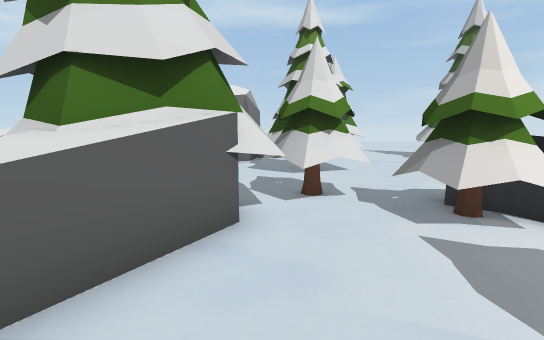
[1] (above)

24 first-person views from a walk through a 3-D level made in the Unity game engine. The camera is 1.3 m above the floor, tilts 8° down and sees 90° across. The floor is counted in squares, 1 m on a side. Each view is taken from the middle of a square. On the plan, view 1 faces up. The plan holds only what a view shows up to about 13 squares ahead; the rest is blank. The place goes on beyond the plan. The player character is not drawn.

[2]
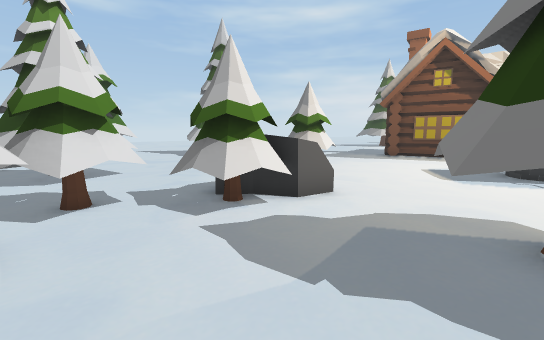

[3]
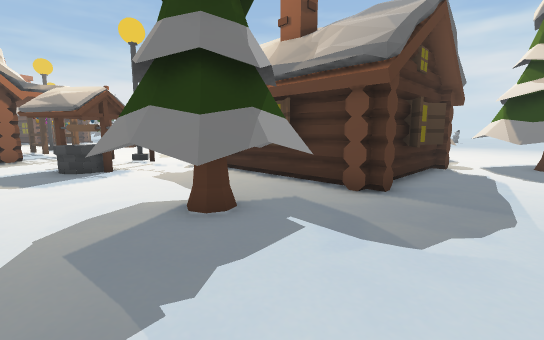

[4]
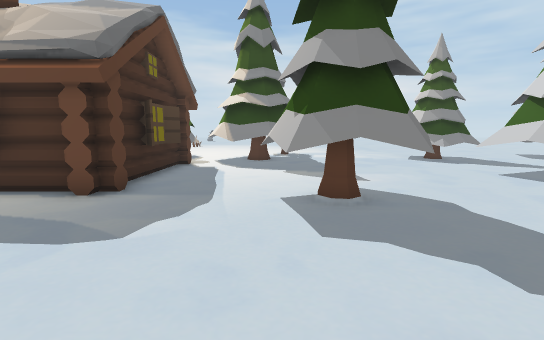

[5]
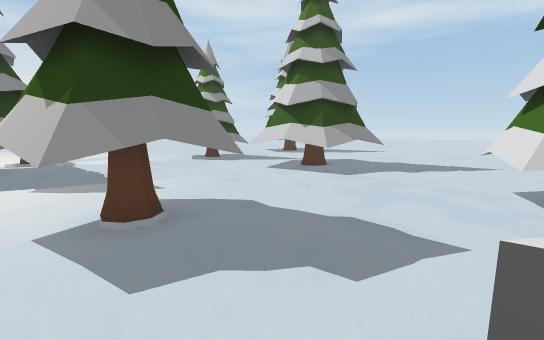

[6]
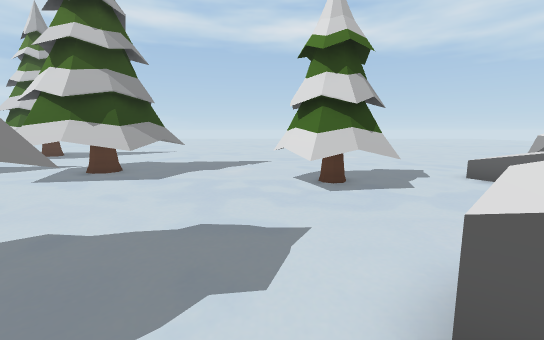

[7]
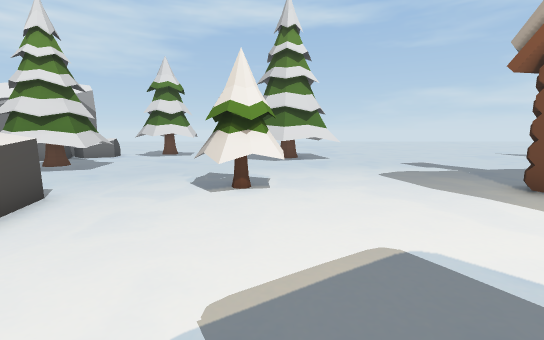

[8]
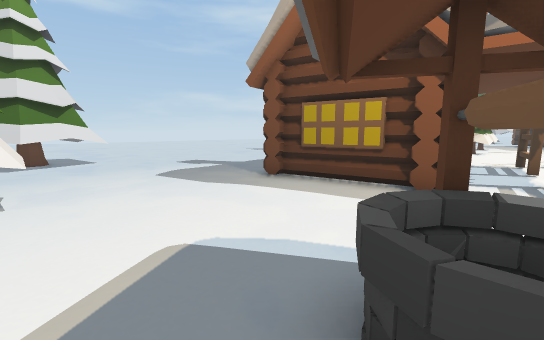

[9]
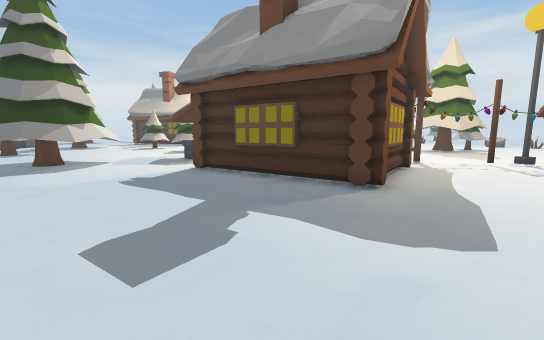

[10]
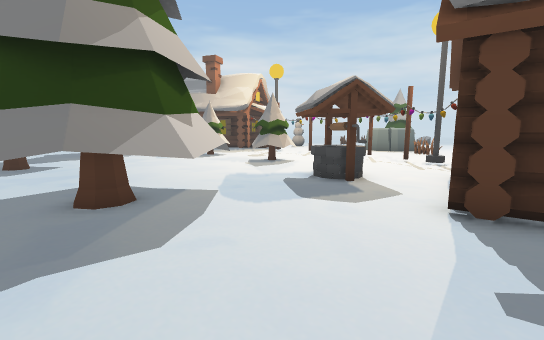

[11]
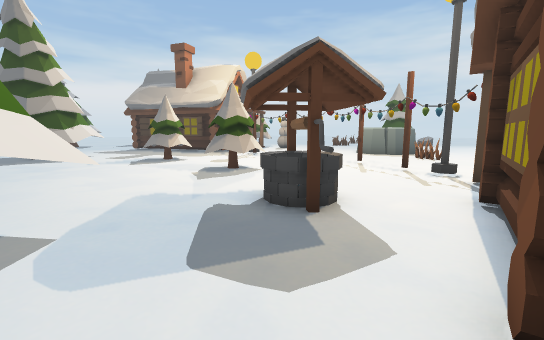

[12]
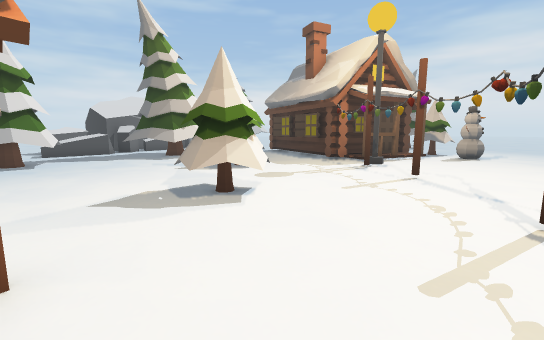

[13]
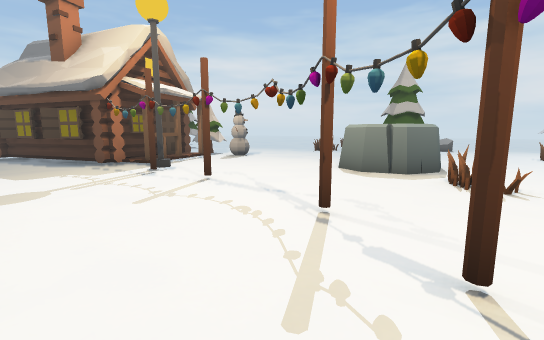

[14]
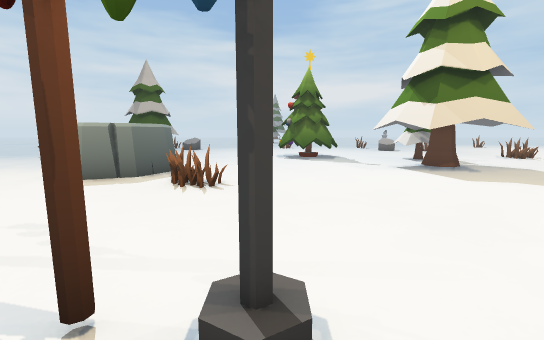

[15]
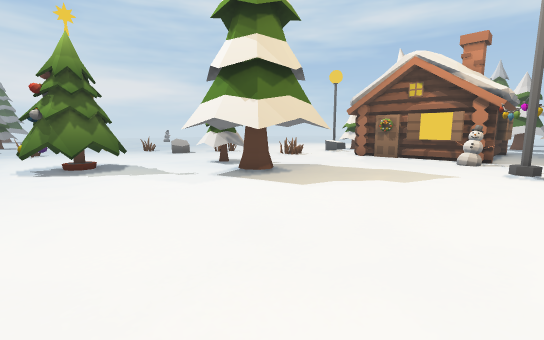

[16]
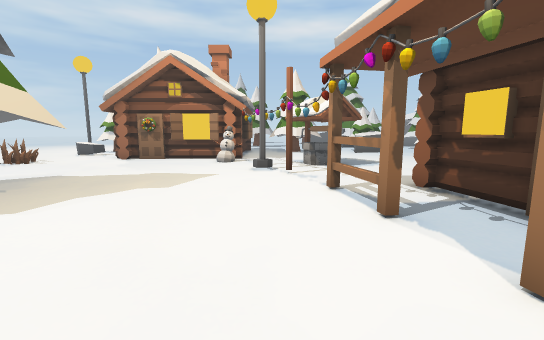

[17]
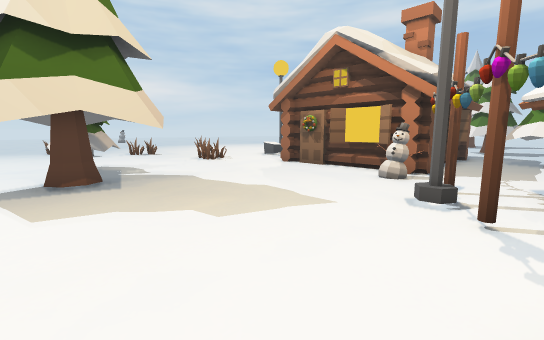

[18]
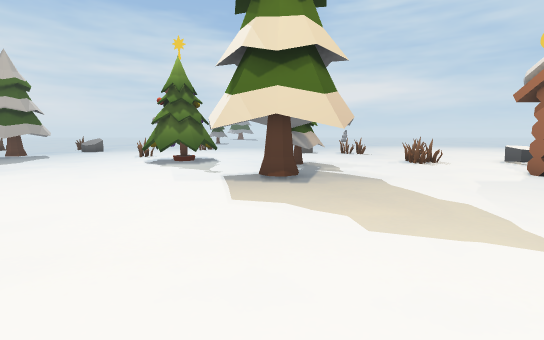

[19]
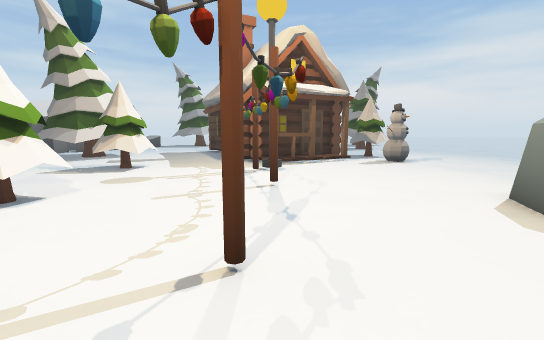

[20]
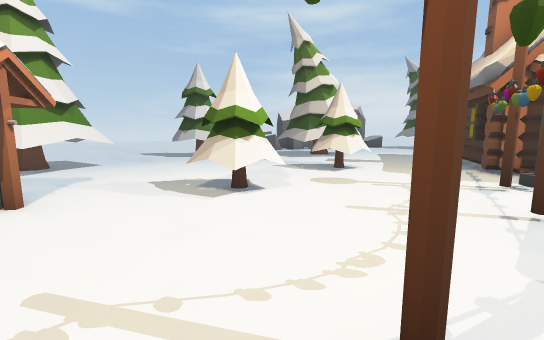

[21]
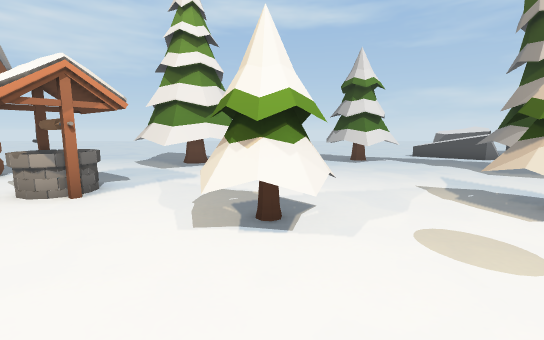

[22]
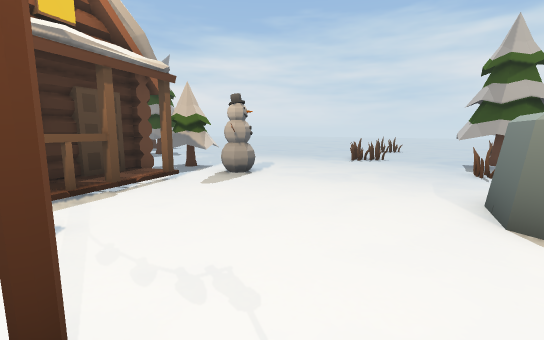

[23]
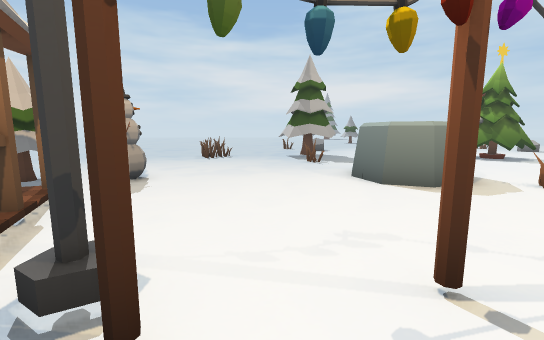

[24]
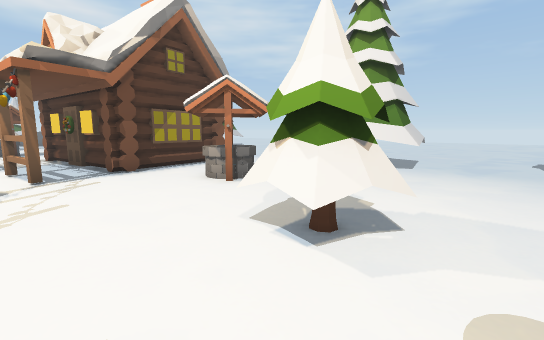

### Floor plan
Key: @ floor where view 1 was taken; # wall or solid block; x gap in a wall; . floor; / step, stairs or slope; = window, fence, low wall or low ledge; ^ raised ledge; T tree; H house; S streetlight; O other object.
Columns run from 9 left of view 1 to 37 right of it. Each row starts with its distance up from view 1.
 12         #.........TTT............TTTT ...TTT...
 11            TT....................TTTTT...TTT...
 10          TTTT...................TTTTTT....T....
  9 ^        TTTT....................TTTT.........T
  8 ^         TT......................TT.........TT
  7 =^         ......TT........HHHH..............TT
  6 ^^^     TTTT....TTT.....H#### H..#............T
  5 ...  T  TTTTTT...T......##    #..==...........
  4 .... TT##T.TTT^.........H    ##..=#..TT...TT...
  3  TT...TT^...T...........H##  #HH.....TTT..TT ..
  2 TTT...^^................HH##H#H......TT....T...
  1 TTT....^. ..TTT.....=....H.....H...............
  0  T.......@..TTT....==.....HH.HH.S.............H
 -1 ............TTT...#.x....H.......#........#..H#
 -2 ......TTT...TTT.....#SS............#....#..SHH#
 -3 .....TTTT.....H.... ........................HH#
 -4 TT... TTT..HH##H##H#.........................HH
 -5 TT....  ....##    H..........................H/
 -6 TT.........H#     #............................
 -7 TT.........H#     H.....TTTT........###......#
 -8 ............#     H.....T#TT........###......#
 -9 ....... TTTHH     H.....TTTTT.......#  ........
-10 TT.....TTTTT     .......TT TT........ .........
-11 TT   ..TTTTT.    ........TTT......... .........
-12      ..TT T O   ^.......TTT..TTT...............
-13      ..        =^........  ..TTTT.....O .......

Positions as (right, up) in squares from view 1, and headings:
1: (0, 0), facing up
2: (0, 0), facing up-right
3: (0, 2), facing down-right
4: (-1, 2), facing down
5: (-1, 1), facing down-left
6: (-1, 0), facing left
7: (9, 0), facing up
8: (9, 0), facing up-right
9: (12, 12), facing down-right
10: (20, 12), facing down-right
11: (21, 9), facing down-right
12: (23, 2), facing right
13: (24, 2), facing down-right
14: (23, 1), facing down
15: (23, -2), facing down-left
16: (22, -2), facing left
17: (18, -1), facing down-left
18: (17, -1), facing down
19: (24, -2), facing right
20: (25, -2), facing up-right
21: (29, -1), facing up
22: (29, -2), facing down-right
23: (32, 0), facing down
24: (31, 0), facing up-left
